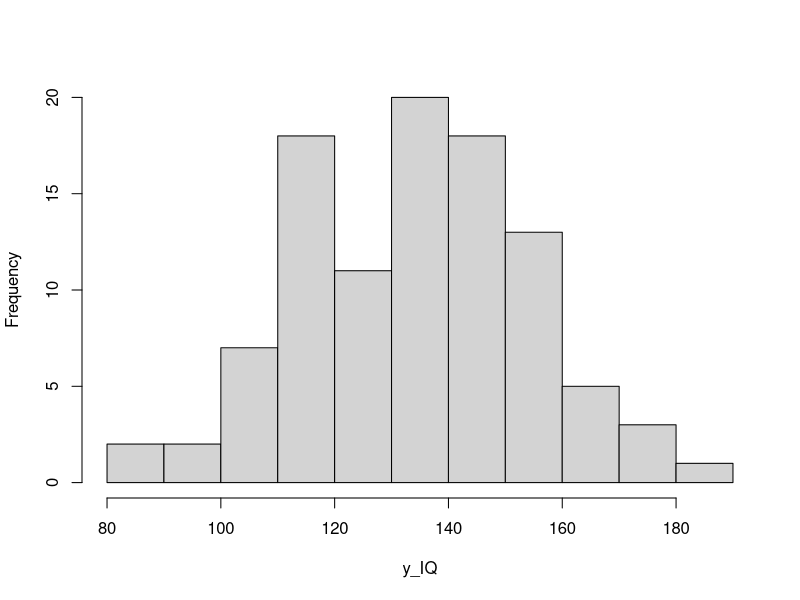
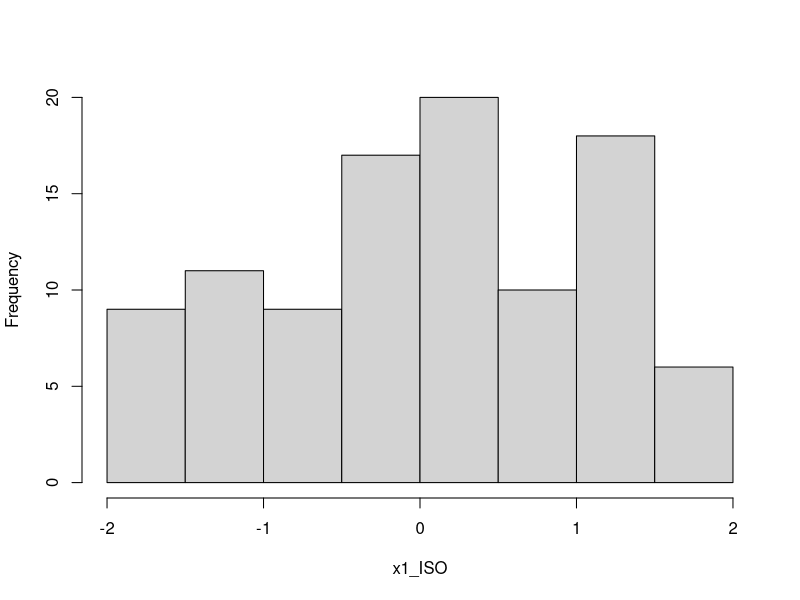
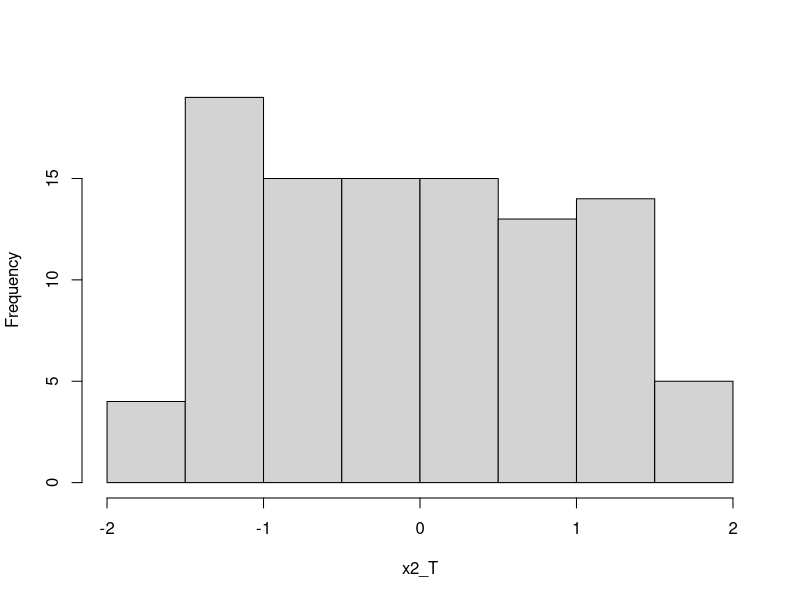
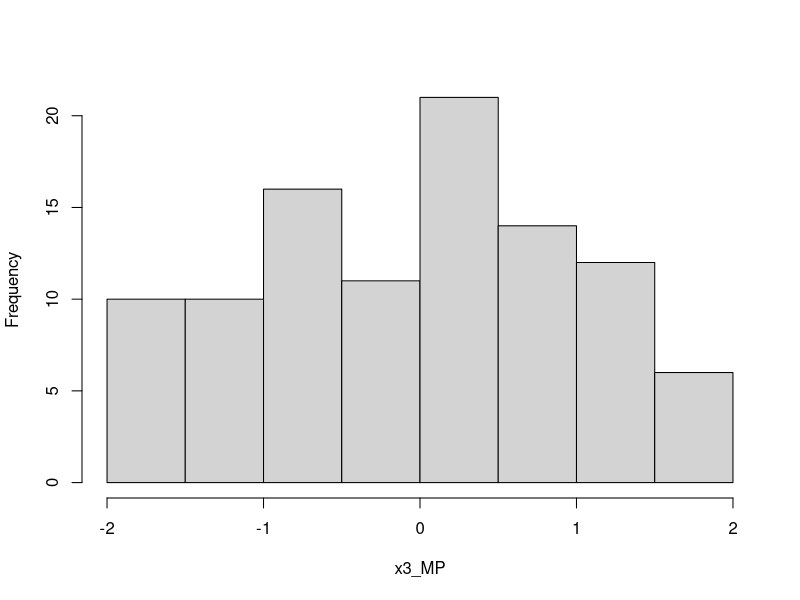
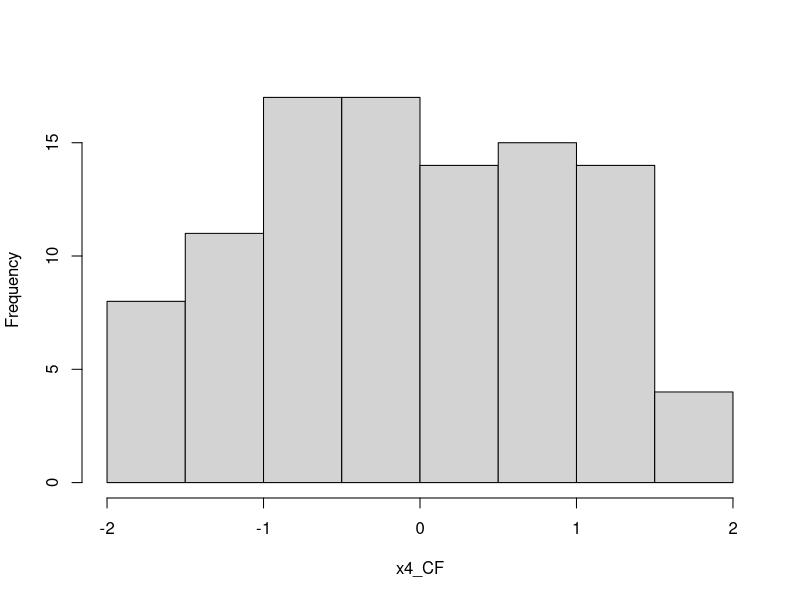
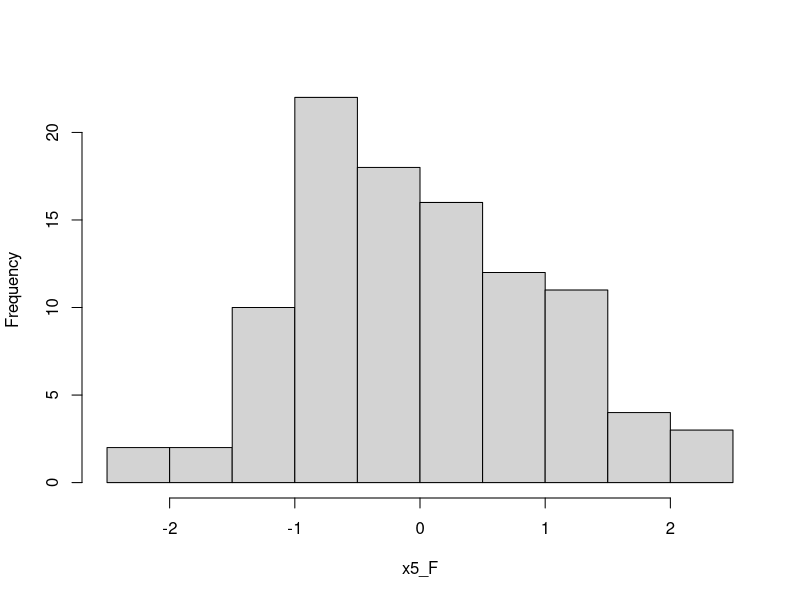
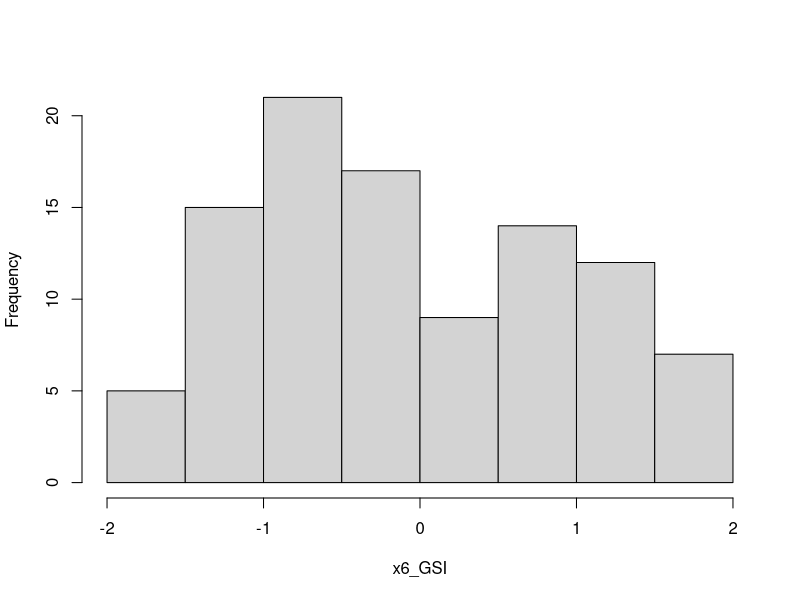
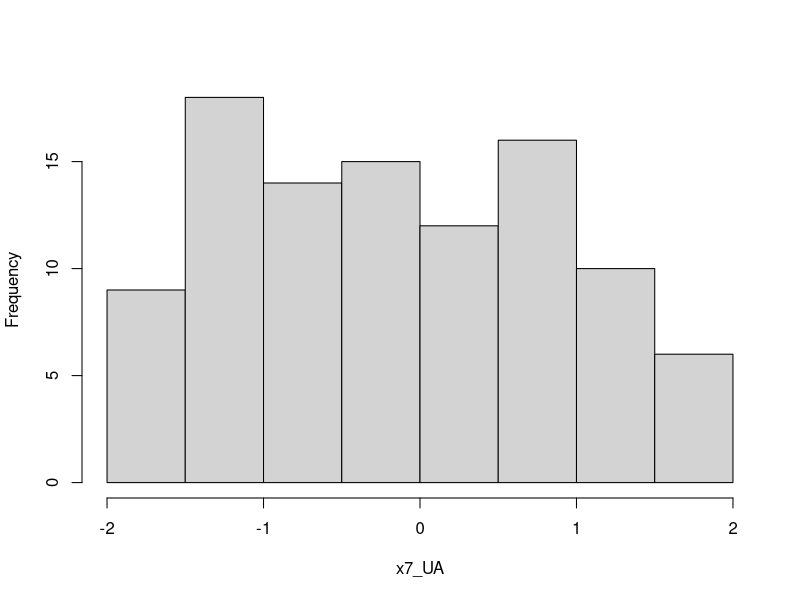

Here is the R script that generated these plots, in order:
# Weighs 0 Bytes (or, does it? *moon men starts playing*)
library(corrplot)       # guess
library(psych)          # corPlot


# 0.1.
twist = read.csv("Dataset_N7.csv", header=T)
n = nrow(twist)
attach(twist)


# 1.1.
twist_sorted = twist[order(y_IQ), ]

head(twist_sorted)
tail(twist_sorted)


# 1.2.
summary(twist)


# 1.3.
lista_variabili <- list(
  y_IQ = y_IQ, x1_ISO = x1_ISO, x2_T = x2_T, x3_MP = x3_MP, 
  x4_CF = x4_CF, x5_F = x5_F, x6_GSI = x6_GSI, x7_UA = x7_UA
)

for(nome in names(lista_variabili)) {
    dati = lista_variabili[[nome]]

    hist(dati, main='', xlab=nome)
}

dev.new()
par(mfrow = c(4, 2))

for(nome in names(lista_variabili)) {
  
  dati <- lista_variabili[[nome]]
  
  shapiro_risultato <- shapiro.test(dati)
  p_val <- round(shapiro_risultato$p.value, 4)
  
  qqnorm(dati, main = nome)
  qqline(dati, col = "red")
  
  mtext(text = paste("p-val:", p_val), 
        side = 1, 
        line = -1.2, 
        adj = 0.95,
        col = ifelse(p_val < 0.05, "red", "darkgreen"), 
        cex = 0.85, 
        font = 2) 
}

par(mfrow = c(1, 1))




# 1.4.
boxplot(y_IQ, notch=T)
boxplot(x1_ISO, x2_T, x3_MP, x4_CF, x5_F, x6_GSI, x7_UA,
        notch = TRUE,
        xlab = 'Independent variable',
        ylab = 'Value',
        main = 'Boxplots of Xs',
        names = c("x1_ISO", "x2_T", "x3_MP", "x4_CF", "x5_F", "x6_GSI", "x7_UA")
)


# 1.5.
for (name in names(lista_variabili)) {
    if (name != "y_IQ") {
        data = lista_variabili[[name]]
        
        plot(data, y_IQ, 
            main = '',
            xlab = name, 
            ylab = "y_IQ",
            pch = 19,
            col = "blue")

        abline(lm(y_IQ ~ data), col = "red", lwd = 2)
        seq_x <- seq(min(data, na.rm = TRUE), max(data, na.rm = TRUE), length.out = 100)
        modello_quadratico <- lm(y_IQ ~ poly(data, 2, raw = TRUE))
        predizioni_y <- predict(modello_quadratico, newdata = data.frame(data = seq_x))
        lines(seq_x, predizioni_y, col = "darkblue", lwd = 3, lty = 3)
    }
}

independent_twist = twist
independent_twist$y_IQ = NULL
plot(independent_twist)


pannello_lineare_e_quadratico <- function(x, y, ...) {
    points(x, y, ...)
    abline(lm(y ~ x), col = "blue", lwd = 1.5)
    seq_x <- seq(min(x, na.rm = TRUE), max(x, na.rm = TRUE), length.out = 100)
    modello_quadratico <- lm(y ~ poly(x, 2, raw = TRUE))
    predizioni_y <- predict(modello_quadratico, newdata = data.frame(x = seq_x))
    lines(seq_x, predizioni_y, col = "red", lwd = 2, lty = "dashed")
}

pairs(twist, 
      panel = pannello_lineare_e_quadratico, 
      pch = 1, 
      col = "black", 
      cex = 0.7)

# 1.6.
cv = cov(twist)
cr = cor(twist)
corrplot(cr, method = 'ellipse')
corrplot.mixed(cr, number.cex=0.8, tl.cex=0.8)

corPlot(cr, cex = 1.1, show.legend=TRUE, main="Correlation plot")



plot(x1_ISO, y_IQ)

plot(x5_F, x7_UA)




# 2.1.

fit0 = lm(y_IQ ~ ., data=twist); summary(fit0)                                                  # R²=0.8408; x4_CF, x5_F**, x7_UA
fit1 = lm(y_IQ ~ .-x7_UA, data=twist); summary(fit1)                                            # R²=0.8408; -x7_UA
fit2 = lm(y_IQ ~ .-x7_UA-x4_CF, data=twist); summary(fit2)                                      # R²=0.8371; -x4_CF
                
fit00 = lm(y_IQ ~ .^2, data=twist); summary(fit00)                                              # R²=0.859; x4_CF, x5_F.,x7_USA, .^2-{x3_MP:x4_CF.} 
fit01 = lm(y_IQ ~ .-x7_UA-x4_CF+x3_MP:x4_CF, data=twist); summary(fit01)                        # R²=0.842; -x4_CF -x7_UA -.^2-{x3_MP:x4_CF}
                
                
fit000 = lm(y_IQ ~ .^2+I(x7_UA^2), data=twist); summary(fit000)                                 # R²=0.8672; x4_CF., x5_F, x7_UA, x7_UA^2*, .^2 
fit001 = lm(y_IQ ~ .+I(x7_UA^2)-x5_F-x7_UA, data=twist); summary(fit001)                        # R²=0.8488; x4_CF, x7_UA^2***; -x5_F -x7_UA -.^2
fit002 = lm(y_IQ ~ .+I(x7_UA^2)-x4_CF-x5_F-x7_UA, data=twist); summary(fit002)                  # R²=0.8456; -x4_CF
fit003 = lm(y_IQ ~ .+I(x7_UA^2)-x4_CF-x7_UA, data=twist); summary(fit003)                       # R²=0.8462; x7_UA^2*, x5_F; +x5_F
                
fit0000 = lm(y_IQ ~ .^2+I(x2_T^2)+I(x7_UA^2), data=twist); summary(fit0000)                     # R²=0.8899; x4_CF., x5_F, x7_UA, x7_UA^2*, .^2
fit0001 = lm(y_IQ ~ .+I(x2_T^2)+I(x7_UA^2)-x5_F-x7_UA, data=twist); summary(fit0001)            # R²=0.869; x4_CF, x7_UA^2***; -x5_F -x7_UA -.^2
fit0002 = lm(y_IQ ~ .+I(x2_T^2)+I(x7_UA^2)-x4_CF-x5_F-x7_UA, data=twist); summary(fit0002)      # R²=0.8666; -x4_CF
fit0003 = lm(y_IQ ~ .+I(x2_T^2)+I(x7_UA^2)-x4_CF-x7_UA, data=twist); summary(fit0003)           # R²=0.8667; x7_UA^2*, x5_F; +x5_F


fits <- list(
  fit1 = fit1,
  fit01 = fit01,
  fit001 = fit001,
  fit002 = fit002,
  fit0001 = fit0001,
  fit0002 = fit0002
)

par(mfrow = c(3, 2))
for (i in 1:4) {
  for (name in names(fits)) {
    fit <- fits[[name]]
    
    if (i < 4) {
      plot(fit, which = i, main = name)
      
    } else {
      cook <- cooks.distance(fit)
      threshold <- 4 / nobs(fit)
      
      plot(
        cook,
        type = "h",
        main = name,
        ylim = c(0, 0.13),
        xlab = "Obs. number",
        ylab = "Cook's distance"
      )
      
      abline(h = threshold, col = "red", lty = 2)       # Seizing the means of production
      
      influential <- which(cook > threshold)
      
      text(
        influential,
        cook[influential],
        labels = influential,
        pos = 3,
        cex = 0.8
      )
    }
  }
}

par(mfrow = c(1, 1))

AIC(fit1, fit01, fit001, fit002, fit0001, fit0002)
BIC(fit1, fit01, fit001, fit002, fit0001, fit0002)

FLAG = fit0002       # Fits Like A Glove (by the Anti-Gaeta League)

plot(FLAG)

confint(FLAG)

residuals(FLAG)


# a small step for a man crrrrrrrrrrrrrrrrrrrrrrrrrrrrrrrrrr, a giant leap for mankind crrrrrrrrrrrrrrrrrrrrrrrrrrrrrr



# 99.

reg = lm(y_IQ ~ x1_ISO + x2_T + x3_MP + x4_CF + x5_F + x6_GSI + x7_UA, data = twist); summary(reg)
fff = step(lm(y_IQ ~ x1_ISO + x2_T + x3_MP + x4_CF + x5_F + x6_GSI + x7_UA + I(x1_ISO^2) + I(x2_T^2) + I(x3_MP^2) + I(x4_CF^2) + I(x5_F^2) + I(x6_GSI^2) + I(x7_UA^2) + (x1_ISO + x2_T + x3_MP + x4_CF + x5_F + x6_GSI + x7_UA)^2, data = twist), direction = "both", trace = 1, k = log(n)); summary(fff)
